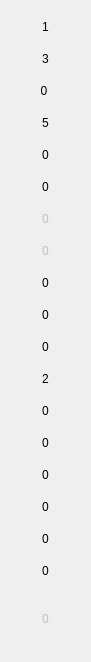
   <widget class="QWidget" name="gridLayoutWidget_4">
    <property name="geometry">
     <rect>
      <x>150</x>
      <y>40</y>
      <width>71</width>
      <height>601</height>
     </rect>
    </property>
    <layout class="QGridLayout" name="Agrid">
     <property name="sizeConstraint">
      <enum>QLayout::SetDefaultConstraint</enum>
     </property>
     <property name="spacing">
      <number>0</number>
     </property>
     <item row="7" column="0">
      <widget class="QPushButton" name="A8">
       <property name="enabled">
        <bool>false</bool>
       </property>
       <property name="sizePolicy">
        <sizepolicy hsizetype="Fixed" vsizetype="Fixed">
         <horstretch>0</horstretch>
         <verstretch>0</verstretch>
        </sizepolicy>
       </property>
       <property name="minimumSize">
        <size>
         <width>69</width>
         <height>32</height>
        </size>
       </property>
       <property name="maximumSize">
        <size>
         <width>69</width>
         <height>32</height>
        </size>
       </property>
       <property name="text">
        <string>0</string>
       </property>
       <property name="flat">
        <bool>true</bool>
       </property>
      </widget>
     </item>
     <item row="16" column="0">
      <widget class="QPushButton" name="A17">
       <property name="sizePolicy">
        <sizepolicy hsizetype="Fixed" vsizetype="Fixed">
         <horstretch>0</horstretch>
         <verstretch>0</verstretch>
        </sizepolicy>
       </property>
       <property name="minimumSize">
        <size>
         <width>69</width>
         <height>32</height>
        </size>
       </property>
       <property name="maximumSize">
        <size>
         <width>69</width>
         <height>32</height>
        </size>
       </property>
       <property name="text">
        <string>0</string>
       </property>
       <property name="flat">
        <bool>true</bool>
       </property>
      </widget>
     </item>
     <item row="17" column="0">
      <widget class="QPushButton" name="A18">
       <property name="sizePolicy">
        <sizepolicy hsizetype="Fixed" vsizetype="Fixed">
         <horstretch>0</horstretch>
         <verstretch>0</verstretch>
        </sizepolicy>
       </property>
       <property name="minimumSize">
        <size>
         <width>69</width>
         <height>32</height>
        </size>
       </property>
       <property name="maximumSize">
        <size>
         <width>69</width>
         <height>32</height>
        </size>
       </property>
       <property name="text">
        <string>0</string>
       </property>
       <property name="flat">
        <bool>true</bool>
       </property>
      </widget>
     </item>
     <item row="12" column="0">
      <widget class="QPushButton" name="A13">
       <property name="sizePolicy">
        <sizepolicy hsizetype="Fixed" vsizetype="Fixed">
         <horstretch>0</horstretch>
         <verstretch>0</verstretch>
        </sizepolicy>
       </property>
       <property name="minimumSize">
        <size>
         <width>69</width>
         <height>32</height>
        </size>
       </property>
       <property name="maximumSize">
        <size>
         <width>69</width>
         <height>32</height>
        </size>
       </property>
       <property name="text">
        <string>0</string>
       </property>
       <property name="flat">
        <bool>true</bool>
       </property>
      </widget>
     </item>
     <item row="0" column="0">
      <widget class="QPushButton" name="A1">
       <property name="sizePolicy">
        <sizepolicy hsizetype="Fixed" vsizetype="Fixed">
         <horstretch>0</horstretch>
         <verstretch>0</verstretch>
        </sizepolicy>
       </property>
       <property name="minimumSize">
        <size>
         <width>69</width>
         <height>32</height>
        </size>
       </property>
       <property name="maximumSize">
        <size>
         <width>69</width>
         <height>32</height>
        </size>
       </property>
       <property name="text">
        <string>1</string>
       </property>
       <property name="checkable">
        <bool>false</bool>
       </property>
       <property name="flat">
        <bool>true</bool>
       </property>
      </widget>
     </item>
     <item row="14" column="0">
      <widget class="QPushButton" name="A15">
       <property name="sizePolicy">
        <sizepolicy hsizetype="Fixed" vsizetype="Fixed">
         <horstretch>0</horstretch>
         <verstretch>0</verstretch>
        </sizepolicy>
       </property>
       <property name="minimumSize">
        <size>
         <width>69</width>
         <height>32</height>
        </size>
       </property>
       <property name="maximumSize">
        <size>
         <width>69</width>
         <height>32</height>
        </size>
       </property>
       <property name="text">
        <string>0</string>
       </property>
       <property name="flat">
        <bool>true</bool>
       </property>
      </widget>
     </item>
     <item row="13" column="0">
      <widget class="QPushButton" name="A14">
       <property name="sizePolicy">
        <sizepolicy hsizetype="Fixed" vsizetype="Fixed">
         <horstretch>0</horstretch>
         <verstretch>0</verstretch>
        </sizepolicy>
       </property>
       <property name="minimumSize">
        <size>
         <width>69</width>
         <height>32</height>
        </size>
       </property>
       <property name="maximumSize">
        <size>
         <width>69</width>
         <height>32</height>
        </size>
       </property>
       <property name="text">
        <string>0</string>
       </property>
       <property name="flat">
        <bool>true</bool>
       </property>
      </widget>
     </item>
     <item row="4" column="0">
      <widget class="QPushButton" name="A5">
       <property name="sizePolicy">
        <sizepolicy hsizetype="Fixed" vsizetype="Fixed">
         <horstretch>0</horstretch>
         <verstretch>0</verstretch>
        </sizepolicy>
       </property>
       <property name="minimumSize">
        <size>
         <width>69</width>
         <height>32</height>
        </size>
       </property>
       <property name="maximumSize">
        <size>
         <width>69</width>
         <height>32</height>
        </size>
       </property>
       <property name="text">
        <string>0</string>
       </property>
       <property name="flat">
        <bool>true</bool>
       </property>
      </widget>
     </item>
     <item row="9" column="0">
      <widget class="QPushButton" name="A10">
       <property name="sizePolicy">
        <sizepolicy hsizetype="Fixed" vsizetype="Fixed">
         <horstretch>0</horstretch>
         <verstretch>0</verstretch>
        </sizepolicy>
       </property>
       <property name="minimumSize">
        <size>
         <width>69</width>
         <height>32</height>
        </size>
       </property>
       <property name="maximumSize">
        <size>
         <width>69</width>
         <height>32</height>
        </size>
       </property>
       <property name="text">
        <string>0</string>
       </property>
       <property name="flat">
        <bool>true</bool>
       </property>
      </widget>
     </item>
     <item row="10" column="0">
      <widget class="QPushButton" name="A11">
       <property name="sizePolicy">
        <sizepolicy hsizetype="Fixed" vsizetype="Fixed">
         <horstretch>0</horstretch>
         <verstretch>0</verstretch>
        </sizepolicy>
       </property>
       <property name="minimumSize">
        <size>
         <width>69</width>
         <height>32</height>
        </size>
       </property>
       <property name="maximumSize">
        <size>
         <width>69</width>
         <height>32</height>
        </size>
       </property>
       <property name="text">
        <string>0</string>
       </property>
       <property name="flat">
        <bool>true</bool>
       </property>
      </widget>
     </item>
     <item row="1" column="0">
      <widget class="QPushButton" name="A2">
       <property name="sizePolicy">
        <sizepolicy hsizetype="Fixed" vsizetype="Fixed">
         <horstretch>0</horstretch>
         <verstretch>0</verstretch>
        </sizepolicy>
       </property>
       <property name="minimumSize">
        <size>
         <width>69</width>
         <height>32</height>
        </size>
       </property>
       <property name="maximumSize">
        <size>
         <width>69</width>
         <height>32</height>
        </size>
       </property>
       <property name="text">
        <string>3</string>
       </property>
       <property name="flat">
        <bool>true</bool>
       </property>
      </widget>
     </item>
     <item row="8" column="0">
      <widget class="QPushButton" name="A9">
       <property name="sizePolicy">
        <sizepolicy hsizetype="Fixed" vsizetype="Fixed">
         <horstretch>0</horstretch>
         <verstretch>0</verstretch>
        </sizepolicy>
       </property>
       <property name="minimumSize">
        <size>
         <width>69</width>
         <height>32</height>
        </size>
       </property>
       <property name="maximumSize">
        <size>
         <width>69</width>
         <height>32</height>
        </size>
       </property>
       <property name="text">
        <string>0</string>
       </property>
       <property name="flat">
        <bool>true</bool>
       </property>
      </widget>
     </item>
     <item row="18" column="0" rowspan="2">
      <widget class="QPushButton" name="A19">
       <property name="enabled">
        <bool>false</bool>
       </property>
       <property name="sizePolicy">
        <sizepolicy hsizetype="Fixed" vsizetype="Fixed">
         <horstretch>0</horstretch>
         <verstretch>0</verstretch>
        </sizepolicy>
       </property>
       <property name="minimumSize">
        <size>
         <width>69</width>
         <height>64</height>
        </size>
       </property>
       <property name="maximumSize">
        <size>
         <width>69</width>
         <height>64</height>
        </size>
       </property>
       <property name="text">
        <string>0</string>
       </property>
       <property name="flat">
        <bool>true</bool>
       </property>
      </widget>
     </item>
     <item row="5" column="0">
      <widget class="QPushButton" name="A6">
       <property name="sizePolicy">
        <sizepolicy hsizetype="Fixed" vsizetype="Fixed">
         <horstretch>0</horstretch>
         <verstretch>0</verstretch>
        </sizepolicy>
       </property>
       <property name="minimumSize">
        <size>
         <width>69</width>
         <height>32</height>
        </size>
       </property>
       <property name="maximumSize">
        <size>
         <width>69</width>
         <height>32</height>
        </size>
       </property>
       <property name="text">
        <string>0</string>
       </property>
       <property name="flat">
        <bool>true</bool>
       </property>
      </widget>
     </item>
     <item row="2" column="0">
      <widget class="QPushButton" name="A3">
       <property name="sizePolicy">
        <sizepolicy hsizetype="Fixed" vsizetype="Fixed">
         <horstretch>0</horstretch>
         <verstretch>0</verstretch>
        </sizepolicy>
       </property>
       <property name="minimumSize">
        <size>
         <width>69</width>
         <height>32</height>
        </size>
       </property>
       <property name="maximumSize">
        <size>
         <width>69</width>
         <height>32</height>
        </size>
       </property>
       <property name="text">
        <string>0 </string>
       </property>
       <property name="flat">
        <bool>true</bool>
       </property>
      </widget>
     </item>
     <item row="11" column="0">
      <widget class="QPushButton" name="A12">
       <property name="sizePolicy">
        <sizepolicy hsizetype="Fixed" vsizetype="Fixed">
         <horstretch>0</horstretch>
         <verstretch>0</verstretch>
        </sizepolicy>
       </property>
       <property name="minimumSize">
        <size>
         <width>69</width>
         <height>32</height>
        </size>
       </property>
       <property name="maximumSize">
        <size>
         <width>69</width>
         <height>32</height>
        </size>
       </property>
       <property name="text">
        <string>2</string>
       </property>
       <property name="flat">
        <bool>true</bool>
       </property>
      </widget>
     </item>
     <item row="6" column="0">
      <widget class="QPushButton" name="A7">
       <property name="enabled">
        <bool>false</bool>
       </property>
       <property name="sizePolicy">
        <sizepolicy hsizetype="Fixed" vsizetype="Fixed">
         <horstretch>0</horstretch>
         <verstretch>0</verstretch>
        </sizepolicy>
       </property>
       <property name="minimumSize">
        <size>
         <width>69</width>
         <height>32</height>
        </size>
       </property>
       <property name="maximumSize">
        <size>
         <width>69</width>
         <height>32</height>
        </size>
       </property>
       <property name="text">
        <string>0</string>
       </property>
       <property name="flat">
        <bool>true</bool>
       </property>
      </widget>
     </item>
     <item row="3" column="0">
      <widget class="QPushButton" name="A4">
       <property name="sizePolicy">
        <sizepolicy hsizetype="Fixed" vsizetype="Fixed">
         <horstretch>0</horstretch>
         <verstretch>0</verstretch>
        </sizepolicy>
       </property>
       <property name="minimumSize">
        <size>
         <width>69</width>
         <height>32</height>
        </size>
       </property>
       <property name="maximumSize">
        <size>
         <width>69</width>
         <height>32</height>
        </size>
       </property>
       <property name="text">
        <string>5</string>
       </property>
       <property name="flat">
        <bool>true</bool>
       </property>
      </widget>
     </item>
     <item row="15" column="0">
      <widget class="QPushButton" name="A16">
       <property name="sizePolicy">
        <sizepolicy hsizetype="Fixed" vsizetype="Fixed">
         <horstretch>0</horstretch>
         <verstretch>0</verstretch>
        </sizepolicy>
       </property>
       <property name="minimumSize">
        <size>
         <width>69</width>
         <height>32</height>
        </size>
       </property>
       <property name="maximumSize">
        <size>
         <width>69</width>
         <height>32</height>
        </size>
       </property>
       <property name="text">
        <string>0</string>
       </property>
       <property name="flat">
        <bool>true</bool>
       </property>
      </widget>
     </item>
    </layout>
   </widget>
